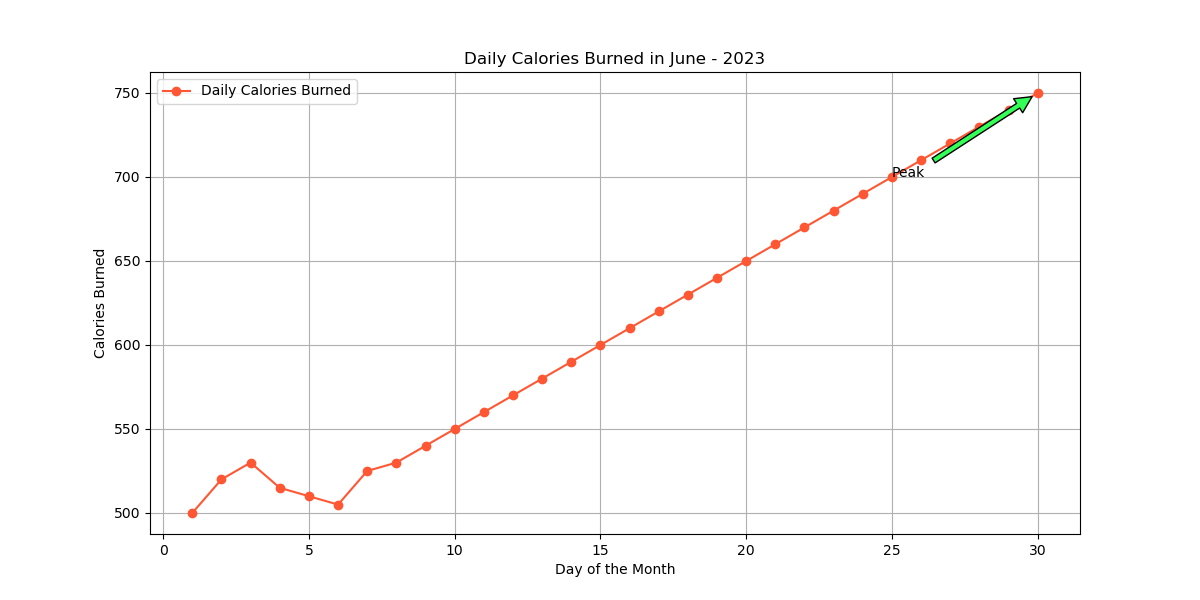

The Python source for this figure:

import matplotlib.pyplot as plt

# Data points
days = [i for i in range(1, 31)]
calories_burned = [500, 520, 530, 515, 510, 505, 525, 530, 540, 550, 560, 570, 580, 590, 600, 610, 620, 630, 640, 650, 660, 670, 680, 690, 700, 710, 720, 730, 740, 750]

# Creating the line chart
plt.figure(figsize=(12, 6))  # Change the width and height of the chart
plt.plot(days, calories_burned, marker='o', color='#ff5733', label='Daily Calories Burned')  # Specific color code

# Annotation for the highest calorie burn day
plt.annotate('Peak', xy=(30, 750), xytext=(25, 700),
             arrowprops=dict(facecolor='#33ff57', shrink=0.05))

# Adding the x-axis label, y-axis label, title, legend, and grid
plt.xlabel('Day of the Month')
plt.ylabel('Calories Burned')
plt.title('Daily Calories Burned in June - 2023')
plt.legend()
plt.grid(True)

# Display the chart
plt.show()
